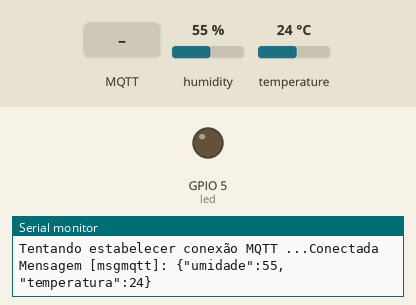
This sketch was run on a simulated ESP32. Shown: output pins drawn as LEDs (lit = HIGH), the last lines printed to the serial monitor. Inputs (shaded band) come from the test bench; at power-on: humidity 55 %, temperature 24 °C. WiFi joins after 1.5 s; servers stay silent unless stated; random numbers use the default seed unless the sketch sets one; no MQTT or app messages arrive unless stated.

Above: at 2.7 s.
2.8 s: MQTT message "1" arrives on the first subscribed topic
At 4.2 s:
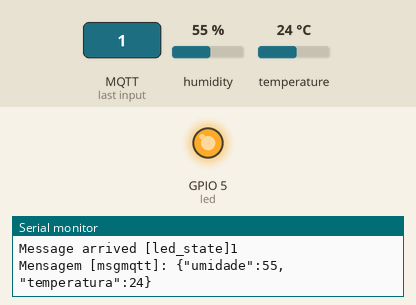
5.0 s: MQTT message "0" arrives on the first subscribed topic
At 5.9 s:
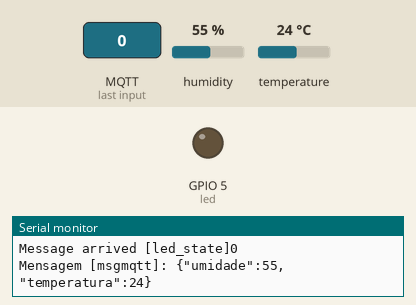
Timing chart, 0 to 8.0 s (numbered marks = the images above; inputs shaded):
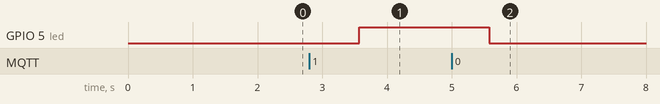

The sketch:

MQTTdefinitivoianzotelli.ino
```cpp
#include <WiFi.h>
#include <PubSubClient.h>
#include <Wire.h>
#include <Adafruit_Sensor.h>
#include <DHT.h>
#include <WiFiClientSecure.h>
#include <ArduinoJson.h>
#include <PubSubClient.h>

#define DHT_PIN 2   // Conecte o pino de dados do sensor DHT22 ao pino 2

// Defina o tipo de sensor DHT
#define DHT_TYPE DHT22

/**** LED Settings(SUPERVISORIOS) *******/
 const int led = 5; //Set LED pin as GPIO5

/****** WiFi Connection Details *******/
// const char* ssid = "Luciana_Oi_Fibra_2.4/5Ghz";
// const char* password = "tititatatiti";

// const char* ssid = "iPhone de Ian";
// const char* password = "5s123456";


const char* ssid = "PH";
const char* password = "21216435";


/******* Credenciais do Broker MQTT *******/
const char* mqtt_server = "ab4af28de2544812904029db4c77313d.s2.eu.hivemq.cloud";
const char* mqtt_username = "ianzotelli";
const char* mqtt_password = "Automac@o49";
const int mqtt_port =8883;

/**** Secure WiFi Connectivity Initialisation *****/
WiFiClientSecure espClient;

/**** MQTT Client Initialisation Using WiFi Connection *****/
PubSubClient client(espClient);

unsigned long lastMsg = 0;
#define MSG_BUFFER_SIZE (50)
char msg[MSG_BUFFER_SIZE];

/****** root certificate *********/

static const char *root_ca PROGMEM = R"EOF(
-----BEGIN CERTIFICATE-----
MIIFazCCA1OgAwIBAgIRAIIQz7DSQONZRGPgu2OCiwAwDQYJKoZIhvcNAQELBQAw
TzELMAkGA1UEBhMCVVMxKTAnBgNVBAoTIEludGVybmV0IFNlY3VyaXR5IFJlc2Vh
cmNoIEdyb3VwMRUwEwYDVQQDEwxJU1JHIFJvb3QgWDEwHhcNMTUwNjA0MTEwNDM4
WhcNMzUwNjA0MTEwNDM4WjBPMQswCQYDVQQGEwJVUzEpMCcGA1UEChMgSW50ZXJu
ZXQgU2VjdXJpdHkgUmVzZWFyY2ggR3JvdXAxFTATBgNVBAMTDElTUkcgUm9vdCBY
MTCCAiIwDQYJKoZIhvcNAQEBBQADggIPADCCAgoCggIBAK3oJHP0FDfzm54rVygc
h77ct984kIxuPOZXoHj3dcKi/vVqbvYATyjb3miGbESTtrFj/RQSa78f0uoxmyF+
0TM8ukj13Xnfs7j/EvEhmkvBioZxaUpmZmyPfjxwv60pIgbz5MDmgK7iS4+3mX6U
A5/TR5d8mUgjU+g4rk8Kb4Mu0UlXjIB0ttov0DiNewNwIRt18jA8+o+u3dpjq+sW
T8KOEUt+zwvo/7V3LvSye0rgTBIlDHCNAymg4VMk7BPZ7hm/ELNKjD+Jo2FR3qyH
B5T0Y3HsLuJvW5iB4YlcNHlsdu87kGJ55tukmi8mxdAQ4Q7e2RCOFvu396j3x+UC
B5iPNgiV5+I3lg02dZ77DnKxHZu8A/lJBdiB3QW0KtZB6awBdpUKD9jf1b0SHzUv
KBds0pjBqAlkd25HN7rOrFleaJ1/ctaJxQZBKT5ZPt0m9STJEadao0xAH0ahmbWn
OlFuhjuefXKnEgV4We0+UXgVCwOPjdAvBbI+e0ocS3MFEvzG6uBQE3xDk3SzynTn
jh8BCNAw1FtxNrQHusEwMFxIt4I7mKZ9YIqioymCzLq9gwQbooMDQaHWBfEbwrbw
qHyGO0aoSCqI3Haadr8faqU9GY/rOPNk3sgrDQoo//fb4hVC1CLQJ13hef4Y53CI
rU7m2Ys6xt0nUW7/vGT1M0NPAgMBAAGjQjBAMA4GA1UdDwEB/wQEAwIBBjAPBgNV
HRMBAf8EBTADAQH/MB0GA1UdDgQWBBR5tFnme7bl5AFzgAiIyBpY9umbbjANBgkq
hkiG9w0BAQsFAAOCAgEAVR9YqbyyqFDQDLHYGmkgJykIrGF1XIpu+ILlaS/V9lZL
ubhzEFnTIZd+50xx+7LSYK05qAvqFyFWhfFQDlnrzuBZ6brJFe+GnY+EgPbk6ZGQ
3BebYhtF8GaV0nxvwuo77x/Py9auJ/GpsMiu/X1+mvoiBOv/2X/qkSsisRcOj/KK
NFtY2PwByVS5uCbMiogziUwthDyC3+6WVwW6LLv3xLfHTjuCvjHIInNzktHCgKQ5
ORAzI4JMPJ+GslWYHb4phowim57iaztXOoJwTdwJx4nLCgdNbOhdjsnvzqvHu7Ur
TkXWStAmzOVyyghqpZXjFaH3pO3JLF+l+/+sKAIuvtd7u+Nxe5AW0wdeRlN8NwdC
jNPElpzVmbUq4JUagEiuTDkHzsxHpFKVK7q4+63SM1N95R1NbdWhscdCb+ZAJzVc
oyi3B43njTOQ5yOf+1CceWxG1bQVs5ZufpsMljq4Ui0/1lvh+wjChP4kqKOJ2qxq
4RgqsahDYVvTH9w7jXbyLeiNdd8XM2w9U/t7y0Ff/9yi0GE44Za4rF2LN9d11TPA
mRGunUHBcnWEvgJBQl9nJEiU0Zsnvgc/ubhPgXRR4Xq37Z0j4r7g1SgEEzwxA57d
emyPxgcYxn/eR44/KJ4EBs+lVDR3veyJm+kXQ99b21/+jh5Xos1AnX5iItreGCc=
-----END CERTIFICATE-----
)EOF";

// Conecta ao WIFI
void setup_wifi() {
  delay(10);
  Serial.print("\nConnecting to ");
  Serial.println(ssid);

  WiFi.mode(WIFI_STA);
  WiFi.begin(ssid, password);

  while (WiFi.status() != WL_CONNECTED) {
    delay(500);
    Serial.print(".");
  }
  randomSeed(micros());
  Serial.println("\nWiFi connected\nIP address: ");
  Serial.println(WiFi.localIP());
}

// CONECTAR AO MQTT BROKER
void reconnect() {
  // FUNCAO DE RECONEXAO AO MQTT
  while (!client.connected()) {
    Serial.print("Tentando estabelecer conexão MQTT ...");
    String clientId = "ESP8266Client-";   // Create a random client ID
    clientId += String(random(0xffff), HEX);
    // FUNCAO CONFIRMA CONEXAO
    if (client.connect(clientId.c_str(), mqtt_username, mqtt_password)) {
      Serial.println("Conectada");

      client.subscribe("led_state");   // sUBSCREVE O ESTADO DO LED (SUPERVISORIOS)

    } else {
      // Serial.print("failed, Client state=");
      // Serial.print(client.state());
      Serial.println(" Tentando reconectar");
      delay(5000);
    }
  }
}

// FUNCAO PARA CONTROLAR LED SUPERVISORIOS

void callback(char* topic, byte* payload, unsigned int length) {
  String incommingMessage = "";
  for (int i = 0; i < length; i++) incommingMessage+=(char)payload[i];

  Serial.println("Message arrived ["+String(topic)+"]"+incommingMessage);

  //LIGA E DESLIGA O LED PELO SUBSCRIME DO HIVE MQ
    if( strcmp(topic,"led_state") == 0){
     if (incommingMessage.equals("1")) digitalWrite(led, HIGH);
     else digitalWrite(led, LOW);
  }

}

// Funcao de publicar mensagens
void publishMessage(const char* topic, String payload , boolean retained){
  if (client.publish(topic, payload.c_str(), true))
      Serial.println("Mensagem ["+String(topic)+"]: "+payload);
}


// Inicializacao
void setup() {

  // dht.setup(DHTpin, DHTesp::DHT22); //Set up DHT11 sensor

  pinMode(led, OUTPUT); //set up LED
  Serial.begin(115200);
  while (!Serial) delay(1);
  setup_wifi();

  #ifdef ESP8266
    espClient.setInsecure();
  #else
    espClient.setCACert(root_ca);      // parte do certificado, tutorial do HIVEMQ
  #endif
  client.setServer(mqtt_server, mqtt_port);
  client.setCallback(callback);
}


void loop() {

  if (!client.connected()) reconnect(); // Checa se o cliente mqtt conectou
  client.loop();

//Funcao de ler temperatura e umidade da biblioteca DHT.h
   DHT dht(DHT_PIN, DHT_TYPE);
  float humidity = dht.readHumidity();
  float temperature = dht.readTemperature();

  DynamicJsonDocument doc(1024);

  doc["umidade"] = humidity;
  doc["temperatura"] = temperature;

  char mqtt_message[128];
  serializeJson(doc, mqtt_message);

  publishMessage("msgmqtt", mqtt_message, true);
  delay(2000);

}
```

Measured:
- after the input at 2.8 s, GPIO 5 (led): LOW → HIGH after 0.77 s
- after the input at 5.0 s, GPIO 5 (led): HIGH → LOW after 0.58 s
